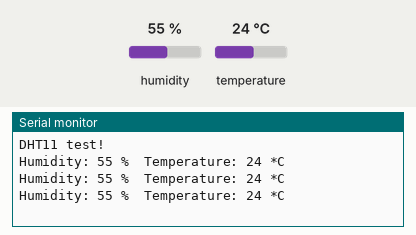
This sketch was run on a simulated Arduino Uno, built with avr-gcc and run on an emulated ATmega328P. Parts: the last lines printed to the serial monitor. Wiring (inferred from the names in the program): DHT11 sensor: data pin 2. Inputs (shaded band) come from the test bench; at power-on: humidity 55 %, temperature 24 °C.

Above: at 4.3 s.
4.4 s: humidity set to 22 %
At 7.4 s:
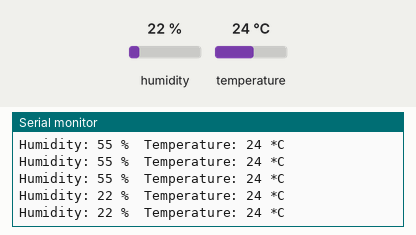
7.6 s: temperature set to 12 °C
At 10.1 s:
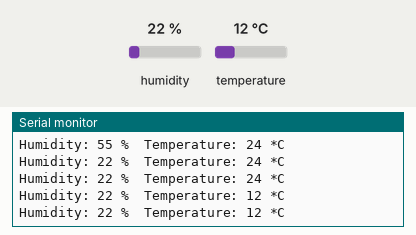
10.8 s: humidity set to 40 %
At 12.3 s:
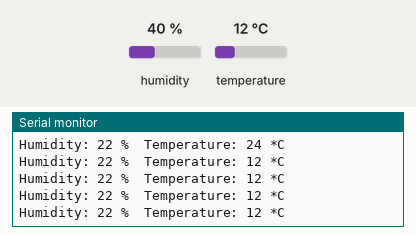
Timing chart, 0 to 13.8 s (numbered marks = the images above; inputs shaded):
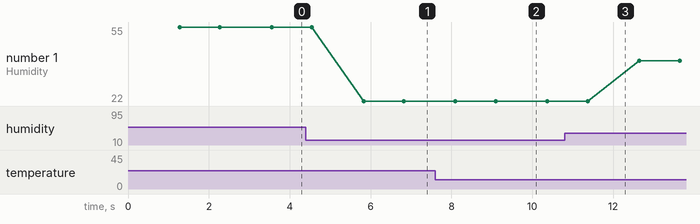

Measured:
- after the input at 4.4 s, the serial monitor: prints a new line after 1.4 s (image 1)
- after the input at 7.6 s, the serial monitor: prints a new line after 0.50 s (image 2)
- plotted number 1: 55 → 22 after the input at 4.4 s, 22 → 40 after the input at 10.8 s

The sketch:

Lab8a-Humidity.ino
```cpp
#include <DHT.h>

int dhtPin = 2;
DHT dht(dhtPin, DHT11);

void setup() {
  Serial.begin(9600);
  Serial.println("DHT11 test!");
  dht.begin();
}

void loop() {
  delay(1000);

  int h = dht.readHumidity();
  int t = dht.readTemperature();

  Serial.print("Humidity: ");
  Serial.print(h);
  Serial.print(" %\t");
  Serial.print("Temperature: ");
  Serial.print(t);
  Serial.println(" *C ");
}
```
